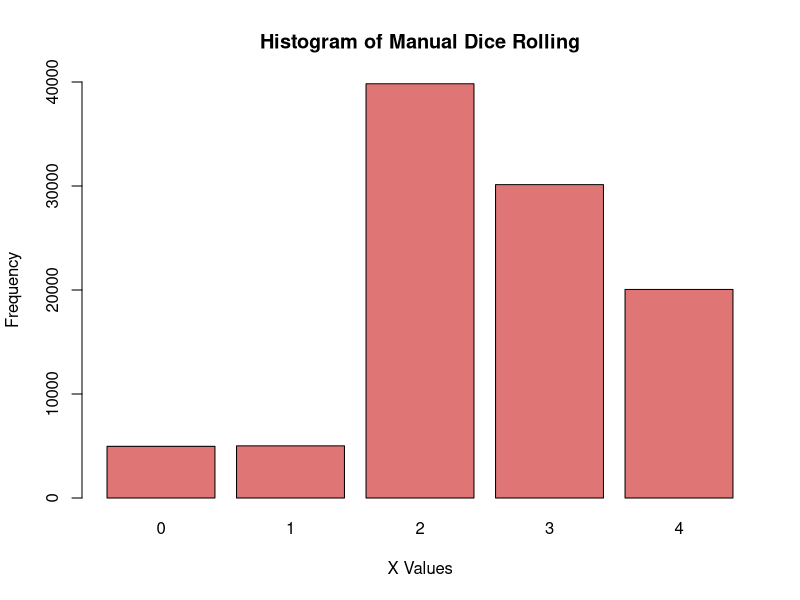
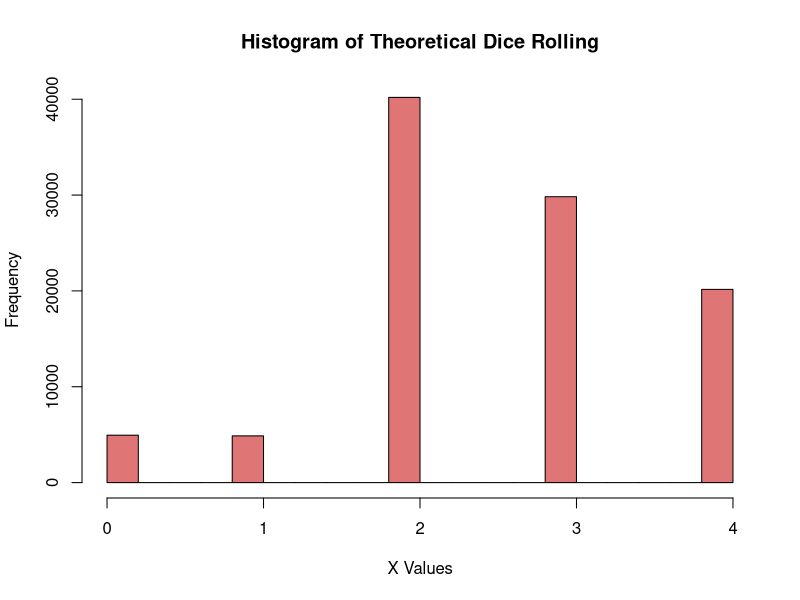
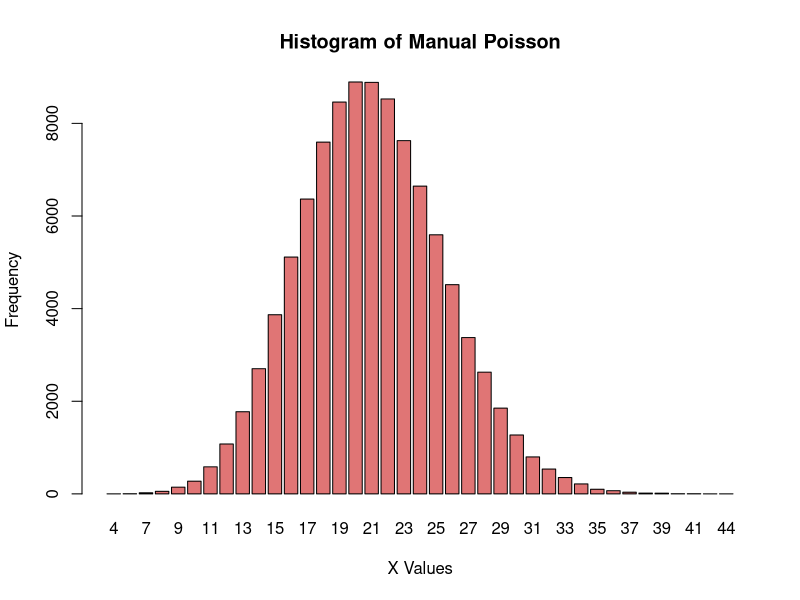
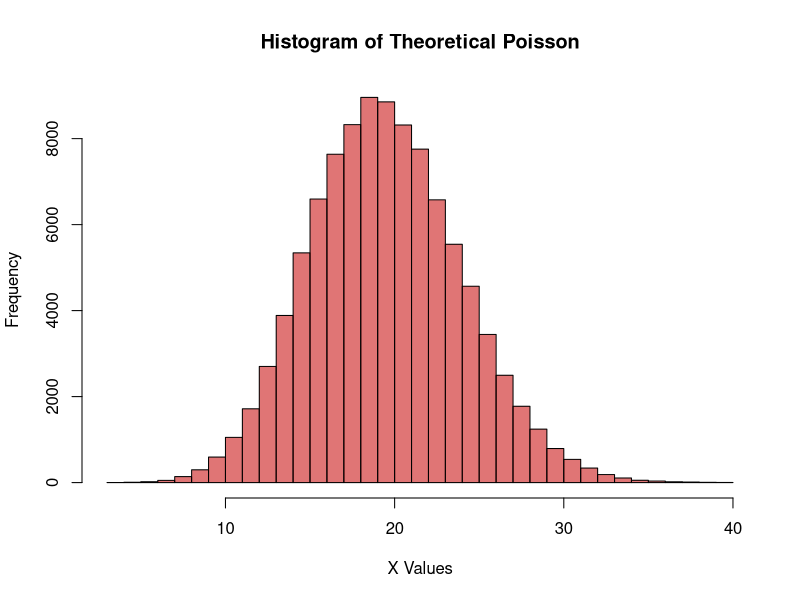

Write R code to recreate these figures, in order.
dice_function <- function(probs, xvals, trials){
  
  data = NULL
  cumulative = cumsum(probs)
  
  for(i in 1:trials){
    
    uniform = runif(1)
    data = c(data, findInterval(uniform, cumulative))
    ylim = max(probs)*trials
    
  }
  
  pdf (file = "D:\\Documents\\Programming\\R Projects\\Shree's Project\\Week 4\\Dice Plot (100000 Trials).pdf", width = 4, height = 4)
  
  barplot(table(data),
          col = rgb(0.8, 0.1, 0.1, 0.6),
          xlab = "X Values",
          ylab = "Frequency",
          main = "Histogram of Manual Dice Rolling",
          ylim = c(0, ylim))
  
  theoretical = sample((min(xvals)):max(xvals), size = trials, replace = TRUE, prob = probs)
  
  hist(theoretical, col = rgb(0.8, 0.1, 0.1, 0.6),
       main = "Histogram of Theoretical Dice Rolling", xlab = "X Values")
  
  dev.off()

}

poisson_function <- function(lambda, trials){
  
  data = NULL
  
  for (i in 1:trials){
    
    X = 0
    P = 1
    
    while (P >= exp(-lambda)){
      
      U = runif(1, min = 0, max = 1)
      P = U * P
      X = X + 1
      
    }
    
    data = c(data, X)
    
  }
  
  pdf (file = "D:\\Documents\\Programming\\R Projects\\Shree's Project\\Week 4\\Poisson Plot (100000 Trials).pdf", width = 4, height = 4)
  
  barplot(table(data),
          col = rgb(0.8, 0.1, 0.1, 0.6),
          xlab = "X Values",
          ylab = "Frequency",
          main = "Histogram of Manual Poisson")
  
  theoretical = rpois(trials, lambda)
  hist(theoretical, main = "Histogram of Theoretical Poisson",
       col = rgb(0.8, 0.1, 0.1, 0.6), xlab = "X Values", ylab = "Frequency", breaks = 30)
  
  dev.off()
}

a = c(0.05, 0.05, 0.4, 0.3, 0.2)
b = c(0, 1, 2, 3, 4)
manual_dice = dice_function(a, b, 100000)

manual_poisson = poisson_function(20, 100000)